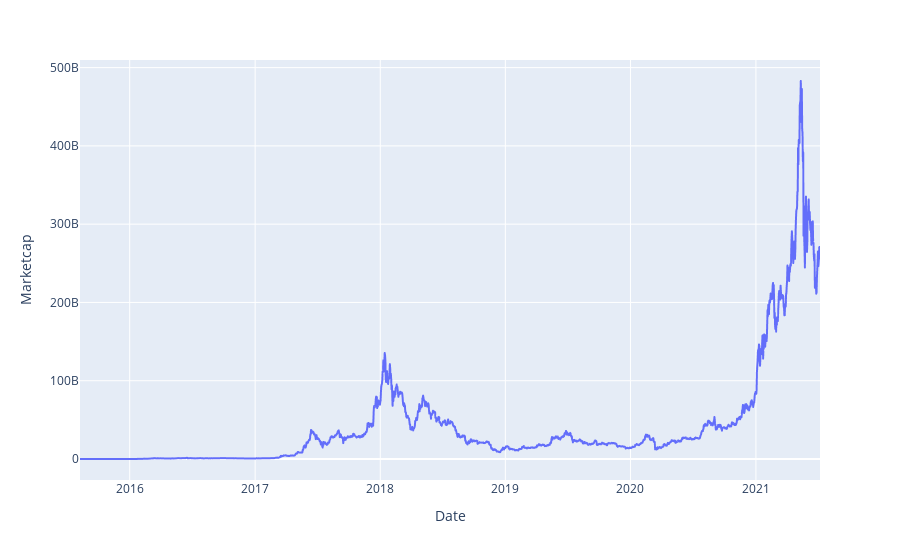

Notebook code for this chart:
### Code cell
fig = px.line(data, x='Date', y="Marketcap")
fig.show();

### Figure 1 — Plotly figure (JSON) as saved in the notebook; plotly's stock layout.template omitted (floating-point values rounded to 4 significant figures; data arrays with more than 128 entries replaced by an {"elided": "..."} marker saying what was removed)
{"data": [{"hovertemplate": "Date=%{x}<br>Marketcap=%{y}<extra></extra>", "legendgroup": "", "line": {"color": "#636efa", "dash": "solid"}, "marker": {"symbol": "circle"}, "mode": "lines", "name": "", "showlegend": false, "x": {"elided": "2160 str values"}, "xaxis": "x", "y": {"elided": "2160 float values"}, "yaxis": "y", "type": "scattergl"}], "layout": {"xaxis": {"anchor": "y", "domain": [0, 1], "title": {"text": "Date"}}, "yaxis": {"anchor": "x", "domain": [0, 1], "title": {"text": "Marketcap"}}, "legend": {"tracegroupgap": 0}, "margin": {"t": 60}}}
